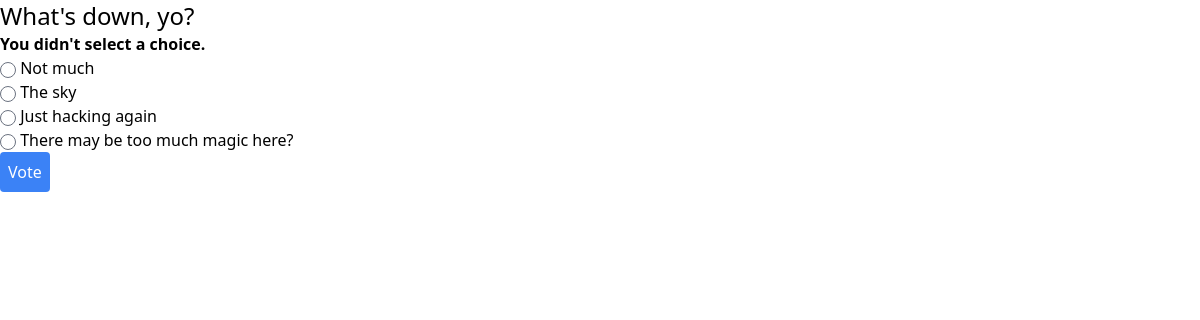
The page /polls/1/vote/ on the database its author committed.
### polls/models.py (models this page shows, shortened)
class Question(models.Model):
    question_text = models.CharField(max_length=200)
    pub_date = models.DateTimeField("date published")

class Choice(models.Model):
    question = models.ForeignKey(Question, on_delete=models.CASCADE)
    choice_text = models.CharField(max_length=200)
    votes = models.IntegerField(default=0)

### polls/views.py (the view)
# urls.py: path("<int:question_id>/vote/", views.vote, name="vote"),
def vote(request, question_id):
    question = get_object_or_404(Question, pk=question_id)
    try:
        selected_choice = question.choice_set.get(pk=request.POST["choice"])
    except (KeyError, Choice.DoesNotExist):
        return render(
            request,
            "polls/detail.html",
            {
                "question": question,
                "error_message": "You didn't select a choice.",
            },
        )
    else:
        selected_choice.votes = F("votes") + 1
        selected_choice.save()
        return HttpResponseRedirect(reverse("polls:results", args=(question.id,)))

### polls/templates/polls/detail.html (shortened to what this page needs)
{% load static %}
<link rel="stylesheet" href="{% static 'polls/css/output.css' %}">
<form action="{% url 'polls:vote' question.id %}" method="post">
    <fieldset>
        <legend><h1>{{ question.question_text }}</h1></legend>
        {% if error_message %}<p><strong>{{ error_message }}</strong></p>{% endif %}
        {% for choice in question.choice_set.all %}
            <input type="radio" name="choice" id="choice{{ forloop.counter }}" value="{{ choice.id }}">
            <label for="choice{{ forloop.counter }}">{{ choice.choice_text }}</label><br>
        {% endfor %}
    </fieldset>
    <input type="submit" value="Vote">
    </form>

### rows shown on the page
Question: question_text "What's down, yo?"
Choice: choice_text "Not much"
Choice: choice_text "The sky"
Choice: choice_text "Just hacking again"
Choice: choice_text "There may be too much magic here?"

### other values the page prints
{{ error_message }} "You didn't select a choice."
